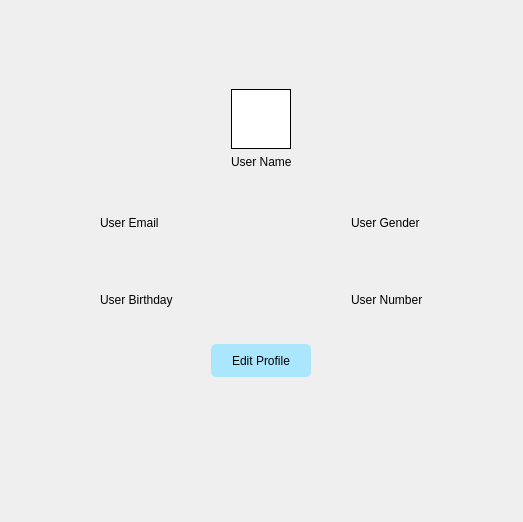
                          <widget class="QWidget" name="profile">
                           <property name="minimumSize">
                            <size>
                             <width>523</width>
                             <height>522</height>
                            </size>
                           </property>
                           <property name="maximumSize">
                            <size>
                             <width>16777215</width>
                             <height>16777215</height>
                            </size>
                           </property>
                           <layout class="QVBoxLayout" name="verticalLayout_14">
                            <item>
                             <widget class="QWidget" name="widget_23" native="true">
                              <property name="minimumSize">
                               <size>
                                <width>0</width>
                                <height>0</height>
                               </size>
                              </property>
                              <layout class="QVBoxLayout" name="verticalLayout_53">
                               <property name="spacing">
                                <number>0</number>
                               </property>
                               <property name="leftMargin">
                                <number>0</number>
                               </property>
                               <property name="topMargin">
                                <number>0</number>
                               </property>
                               <property name="rightMargin">
                                <number>0</number>
                               </property>
                               <property name="bottomMargin">
                                <number>0</number>
                               </property>
                               <item alignment="Qt::AlignBottom">
                                <widget class="QWidget" name="widget_24" native="true">
                                 <layout class="QVBoxLayout" name="verticalLayout_54">
                                  <item alignment="Qt::AlignHCenter">
                                   <widget class="QLabel" name="userprofile">
                                    <property name="minimumSize">
                                     <size>
                                      <width>60</width>
                                      <height>60</height>
                                     </size>
                                    </property>
                                    <property name="maximumSize">
                                     <size>
                                      <width>60</width>
                                      <height>60</height>
                                     </size>
                                    </property>
                                    <property name="styleSheet">
                                     <string notr="true">background-color: rgb(255, 255, 255);
padding: 8px 10px;
border: 1px solid black;
border-radius: 50px;</string>
                                    </property>
                                    <property name="text">
                                     <string/>
                                    </property>
                                   </widget>
                                  </item>
                                  <item alignment="Qt::AlignHCenter">
                                   <widget class="QLabel" name="username">
                                    <property name="text">
                                     <string>User Name</string>
                                    </property>
                                   </widget>
                                  </item>
                                 </layout>
                                </widget>
                               </item>
                               <item>
                                <widget class="QWidget" name="widget_25" native="true">
                                 <layout class="QHBoxLayout" name="horizontalLayout_13">
                                  <property name="spacing">
                                   <number>0</number>
                                  </property>
                                  <property name="leftMargin">
                                   <number>0</number>
                                  </property>
                                  <property name="topMargin">
                                   <number>0</number>
                                  </property>
                                  <property name="rightMargin">
                                   <number>0</number>
                                  </property>
                                  <property name="bottomMargin">
                                   <number>0</number>
                                  </property>
                                  <item alignment="Qt::AlignHCenter">
                                   <widget class="QWidget" name="widget_27" native="true">
                                    <layout class="QVBoxLayout" name="verticalLayout_55">
                                     <item>
                                      <widget class="QLabel" name="useremail">
                                       <property name="text">
                                        <string>User Email</string>
                                       </property>
                                      </widget>
                                     </item>
                                     <item>
                                      <widget class="QLabel" name="userbirthday">
                                       <property name="text">
                                        <string>User Birthday</string>
                                       </property>
                                      </widget>
                                     </item>
                                    </layout>
                                   </widget>
                                  </item>
                                  <item alignment="Qt::AlignHCenter">
                                   <widget class="QWidget" name="widget_28" native="true">
                                    <layout class="QVBoxLayout" name="verticalLayout_57">
                                     <item>
                                      <widget class="QLabel" name="usergender">
                                       <property name="text">
                                        <string>User Gender</string>
                                       </property>
                                      </widget>
                                     </item>
                                     <item>
                                      <widget class="QLabel" name="usernumber">
                                       <property name="text">
                                        <string>User Number</string>
                                       </property>
                                      </widget>
                                     </item>
                                    </layout>
                                   </widget>
                                  </item>
                                 </layout>
                                </widget>
                               </item>
                               <item>
                                <widget class="QWidget" name="widget_26" native="true">
                                 <layout class="QVBoxLayout" name="verticalLayout_56">
                                  <property name="topMargin">
                                   <number>0</number>
                                  </property>
                                  <property name="bottomMargin">
                                   <number>55</number>
                                  </property>
                                  <item alignment="Qt::AlignHCenter|Qt::AlignTop">
                                   <widget class="QPushButton" name="editprofilebtn">
                                    <property name="minimumSize">
                                     <size>
                                      <width>100</width>
                                      <height>33</height>
                                     </size>
                                    </property>
                                    <property name="maximumSize">
                                     <size>
                                      <width>16777215</width>
                                      <height>16777215</height>
                                     </size>
                                    </property>
                                    <property name="styleSheet">
                                     <string notr="true">background-color: rgb(171, 230, 255);

border-radius: 5px;</string>
                                    </property>
                                    <property name="text">
                                     <string>Edit Profile</string>
                                    </property>
                                   </widget>
                                  </item>
                                 </layout>
                                </widget>
                               </item>
                              </layout>
                             </widget>
                            </item>
                           </layout>
                          </widget>
